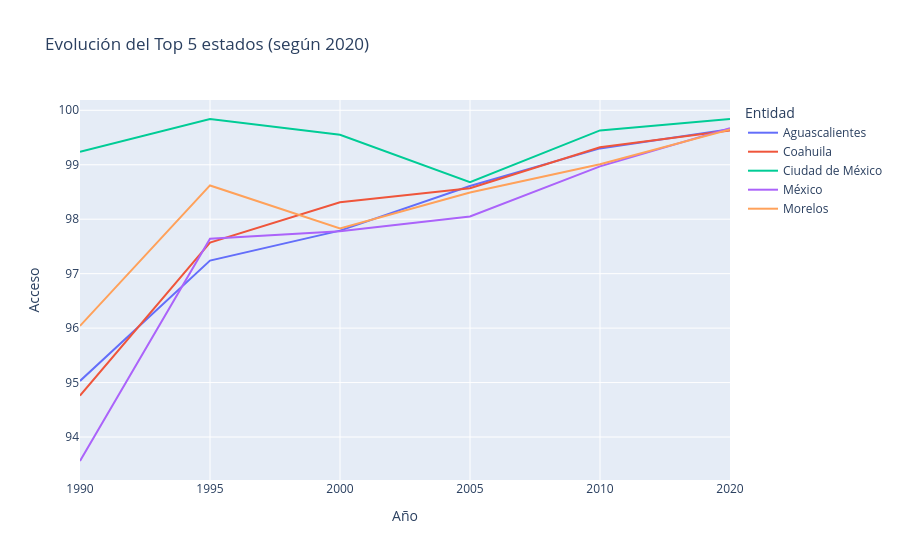

Here is the notebook cell this chart was saved with:
### Code cell
top5_2020 = df.sort_values('2020', ascending=False).head(5)

df_top = df[df['Entidad'].isin(top5_2020['Entidad'])]
df_top_melt = df_top.melt(id_vars='Entidad', var_name='Año', value_name='Acceso')

fig = px.line(
    df_top_melt,
    x='Año',
    y='Acceso',
    color='Entidad',
    title='Evolución del Top 5 estados (según 2020)'
)

fig.show()

### Figure 1 — Plotly figure (JSON) as saved in the notebook; plotly's stock layout.template omitted (floating-point values rounded to 4 significant figures)
{"data": [{"hovertemplate": "Entidad=Aguascalientes<br>Año=%{x}<br>Acceso=%{y}<extra></extra>", "legendgroup": "Aguascalientes", "line": {"color": "#636efa", "dash": "solid"}, "marker": {"symbol": "circle"}, "mode": "lines", "name": "Aguascalientes", "orientation": "v", "showlegend": true, "type": "scatter", "x": ["1990", "1995", "2000", "2005", "2010", "2020"], "xaxis": "x", "y": [95.03, 97.24, 97.79, 98.61, 99.3, 99.65], "yaxis": "y"}, {"hovertemplate": "Entidad=Coahuila<br>Año=%{x}<br>Acceso=%{y}<extra></extra>", "legendgroup": "Coahuila", "line": {"color": "#EF553B", "dash": "solid"}, "marker": {"symbol": "circle"}, "mode": "lines", "name": "Coahuila", "orientation": "v", "showlegend": true, "type": "scatter", "x": ["1990", "1995", "2000", "2005", "2010", "2020"], "xaxis": "x", "y": [94.76, 97.57, 98.31, 98.57, 99.32, 99.63], "yaxis": "y"}, {"hovertemplate": "Entidad=Ciudad de México<br>Año=%{x}<br>Acceso=%{y}<extra></extra>", "legendgroup": "Ciudad de México", "line": {"color": "#00cc96", "dash": "solid"}, "marker": {"symbol": "circle"}, "mode": "lines", "name": "Ciudad de México", "orientation": "v", "showlegend": true, "type": "scatter", "x": ["1990", "1995", "2000", "2005", "2010", "2020"], "xaxis": "x", "y": [99.24, 99.84, 99.55, 98.68, 99.63, 99.84], "yaxis": "y"}, {"hovertemplate": "Entidad=México<br>Año=%{x}<br>Acceso=%{y}<extra></extra>", "legendgroup": "México", "line": {"color": "#ab63fa", "dash": "solid"}, "marker": {"symbol": "circle"}, "mode": "lines", "name": "México", "orientation": "v", "showlegend": true, "type": "scatter", "x": ["1990", "1995", "2000", "2005", "2010", "2020"], "xaxis": "x", "y": [93.56, 97.64, 97.78, 98.05, 98.97, 99.67], "yaxis": "y"}, {"hovertemplate": "Entidad=Morelos<br>Año=%{x}<br>Acceso=%{y}<extra></extra>", "legendgroup": "Morelos", "line": {"color": "#FFA15A", "dash": "solid"}, "marker": {"symbol": "circle"}, "mode": "lines", "name": "Morelos", "orientation": "v", "showlegend": true, "type": "scatter", "x": ["1990", "1995", "2000", "2005", "2010", "2020"], "xaxis": "x", "y": [96.04, 98.62, 97.83, 98.49, 99.01, 99.65], "yaxis": "y"}], "layout": {"legend": {"title": {"text": "Entidad"}, "tracegroupgap": 0}, "title": {"text": "Evolución del Top 5 estados (según 2020)"}, "xaxis": {"anchor": "y", "domain": [0, 1], "title": {"text": "Año"}}, "yaxis": {"anchor": "x", "domain": [0, 1], "title": {"text": "Acceso"}}}}
